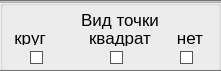
   <widget class="QGroupBox" name="groupBox_2">
    <property name="geometry">
     <rect>
      <x>920</x>
      <y>460</y>
      <width>221</width>
      <height>71</height>
     </rect>
    </property>
    <property name="font">
     <font>
      <family>Inconsolata_dz</family>
      <pointsize>13</pointsize>
      <italic>false</italic>
      <!-- <fontweight>Medium</fontweight> -->
     </font>
    </property>
    <property name="autoFillBackground">
     <bool>false</bool>
    </property>
    <property name="styleSheet">
     <string notr="true">font: 500 13pt &quot;Inconsolata_dz&quot;;
</string>
    </property>
    <property name="title">
     <string notr="true"/>
    </property>
    <widget class="QRadioButton" name="radioButtonDotCircle">
     <property name="geometry">
      <rect>
       <x>30</x>
       <y>50</y>
       <width>15</width>
       <height>15</height>
      </rect>
     </property>
     <property name="minimumSize">
      <size>
       <width>15</width>
       <height>15</height>
      </size>
     </property>
     <property name="maximumSize">
      <size>
       <width>15</width>
       <height>15</height>
      </size>
     </property>
     <property name="baseSize">
      <size>
       <width>15</width>
       <height>15</height>
      </size>
     </property>
     <property name="font">
      <font>
       <family>Inconsolata_dz</family>
       <pointsize>13</pointsize>
       <italic>false</italic>
       <!-- <fontweight>Medium</fontweight> -->
      </font>
     </property>
     <property name="layoutDirection">
      <enum>Qt::LayoutDirection::LeftToRight</enum>
     </property>
     <property name="styleSheet">
      <string notr="true">QRadioButton::indicator::checked {width: 6px; height: 6px; background-color: white; border: 4px solid; border-color: rgb(102, 173, 255)}
QRadioButton::indicator::unchecked {width: 11px; height: 11px; background-color: white; border: 1px solid; border-color: rgb(86, 86, 87)}</string>
     </property>
     <property name="text">
      <string/>
     </property>
     <property name="checkable">
      <bool>true</bool>
     </property>
     <property name="checked">
      <bool>false</bool>
     </property>
    </widget>
    <widget class="QRadioButton" name="radioButtonDotSquare">
     <property name="geometry">
      <rect>
       <x>110</x>
       <y>50</y>
       <width>15</width>
       <height>15</height>
      </rect>
     </property>
     <property name="minimumSize">
      <size>
       <width>15</width>
       <height>15</height>
      </size>
     </property>
     <property name="maximumSize">
      <size>
       <width>15</width>
       <height>15</height>
      </size>
     </property>
     <property name="baseSize">
      <size>
       <width>15</width>
       <height>15</height>
      </size>
     </property>
     <property name="font">
      <font>
       <family>Inconsolata_dz</family>
       <pointsize>13</pointsize>
       <italic>false</italic>
       <!-- <fontweight>Medium</fontweight> -->
      </font>
     </property>
     <property name="layoutDirection">
      <enum>Qt::LayoutDirection::LeftToRight</enum>
     </property>
     <property name="styleSheet">
      <string notr="true">QRadioButton::indicator::checked {width: 6px; height: 6px; background-color: white; border: 4px solid; border-color: rgb(102, 173, 255)}
QRadioButton::indicator::unchecked {width: 11px; height: 11px; background-color: white; border: 1px solid; border-color: rgb(86, 86, 87)}</string>
     </property>
     <property name="text">
      <string/>
     </property>
    </widget>
    <widget class="QRadioButton" name="radioButtonDotNothing">
     <property name="geometry">
      <rect>
       <x>180</x>
       <y>50</y>
       <width>15</width>
       <height>15</height>
      </rect>
     </property>
     <property name="minimumSize">
      <size>
       <width>15</width>
       <height>15</height>
      </size>
     </property>
     <property name="maximumSize">
      <size>
       <width>15</width>
       <height>15</height>
      </size>
     </property>
     <property name="baseSize">
      <size>
       <width>15</width>
       <height>15</height>
      </size>
     </property>
     <property name="font">
      <font>
       <family>Inconsolata_dz</family>
       <pointsize>13</pointsize>
       <italic>false</italic>
       <!-- <fontweight>Medium</fontweight> -->
      </font>
     </property>
     <property name="layoutDirection">
      <enum>Qt::LayoutDirection::LeftToRight</enum>
     </property>
     <property name="styleSheet">
      <string notr="true">QRadioButton::indicator::checked {width: 6px; height: 6px; background-color: white; border: 4px solid; border-color: rgb(102, 173, 255)}
QRadioButton::indicator::unchecked {width: 11px; height: 11px; background-color: white; border: 1px solid; border-color: rgb(86, 86, 87)}</string>
     </property>
     <property name="text">
      <string/>
     </property>
    </widget>
    <widget class="QLabel" name="label_19">
     <property name="geometry">
      <rect>
       <x>-10</x>
       <y>30</y>
       <width>80</width>
       <height>15</height>
      </rect>
     </property>
     <property name="font">
      <font>
       <family>Ubuntu</family>
       <pointsize>13</pointsize>
       <italic>false</italic>
       <bold>false</bold>
      </font>
     </property>
     <property name="styleSheet">
      <string notr="true">font-size: 13;
font-family: Ubuntu;
font-weight: normal;</string>
     </property>
     <property name="text">
      <string>круг</string>
     </property>
     <property name="alignment">
      <set>Qt::AlignmentFlag::AlignCenter</set>
     </property>
    </widget>
    <widget class="QLabel" name="label_20">
     <property name="geometry">
      <rect>
       <x>80</x>
       <y>30</y>
       <width>80</width>
       <height>16</height>
      </rect>
     </property>
     <property name="font">
      <font>
       <family>Ubuntu</family>
       <pointsize>13</pointsize>
       <italic>false</italic>
       <bold>false</bold>
      </font>
     </property>
     <property name="styleSheet">
      <string notr="true">font-size: 13;
font-family: Ubuntu;
font-weight: normal;</string>
     </property>
     <property name="text">
      <string>квадрат</string>
     </property>
     <property name="alignment">
      <set>Qt::AlignmentFlag::AlignCenter</set>
     </property>
    </widget>
    <widget class="QLabel" name="label_21">
     <property name="geometry">
      <rect>
       <x>150</x>
       <y>30</y>
       <width>80</width>
       <height>15</height>
      </rect>
     </property>
     <property name="font">
      <font>
       <family>Ubuntu</family>
       <pointsize>13</pointsize>
       <italic>false</italic>
       <bold>false</bold>
      </font>
     </property>
     <property name="styleSheet">
      <string notr="true">font-size: 13;
font-family: Ubuntu;
font-weight: normal;</string>
     </property>
     <property name="text">
      <string>нет</string>
     </property>
     <property name="alignment">
      <set>Qt::AlignmentFlag::AlignCenter</set>
     </property>
    </widget>
    <widget class="Line" name="line_3">
     <property name="geometry">
      <rect>
       <x>0</x>
       <y>70</y>
       <width>240</width>
       <height>3</height>
      </rect>
     </property>
     <property name="font">
      <font>
       <family>Inconsolata_dz</family>
       <pointsize>13</pointsize>
       <italic>false</italic>
       <!-- <fontweight>Medium</fontweight> -->
      </font>
     </property>
     <property name="styleSheet">
      <string notr="true">background-color: rgb(174, 174, 174);</string>
     </property>
     <property name="orientation">
      <enum>Qt::Orientation::Horizontal</enum>
     </property>
    </widget>
    <widget class="Line" name="line_9">
     <property name="geometry">
      <rect>
       <x>0</x>
       <y>0</y>
       <width>240</width>
       <height>3</height>
      </rect>
     </property>
     <property name="font">
      <font>
       <family>Inconsolata_dz</family>
       <pointsize>13</pointsize>
       <italic>false</italic>
       <!-- <fontweight>Medium</fontweight> -->
      </font>
     </property>
     <property name="styleSheet">
      <string notr="true">background-color: rgb(174, 174, 174);</string>
     </property>
     <property name="orientation">
      <enum>Qt::Orientation::Horizontal</enum>
     </property>
    </widget>
    <widget class="QLabel" name="label_16">
     <property name="geometry">
      <rect>
       <x>0</x>
       <y>10</y>
       <width>240</width>
       <height>20</height>
      </rect>
     </property>
     <property name="font">
      <font>
       <family>Ubuntu</family>
       <pointsize>13</pointsize>
       <italic>false</italic>
       <bold>false</bold>
      </font>
     </property>
     <property name="styleSheet">
      <string notr="true">font-size: 13;
font-family: Ubuntu;
font-weight: normal;</string>
     </property>
     <property name="text">
      <string>Вид точки</string>
     </property>
     <property name="alignment">
      <set>Qt::AlignmentFlag::AlignCenter</set>
     </property>
    </widget>
   </widget>
